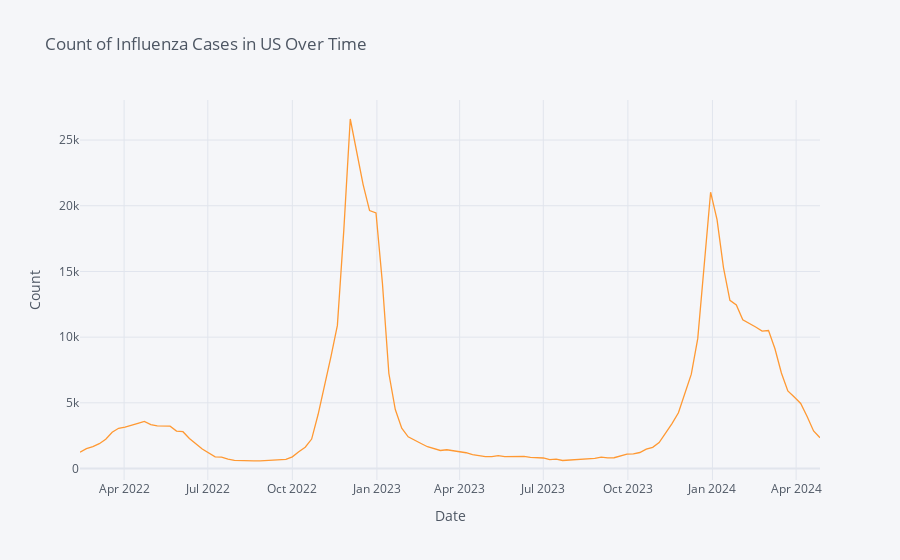

The notebook cell saved with this chart:
### Code cell
US_df["value"].iplot(kind = 'line', xTitle = "Date", yTitle = "Count", title = "Count of Influenza Cases in US Over Time")
